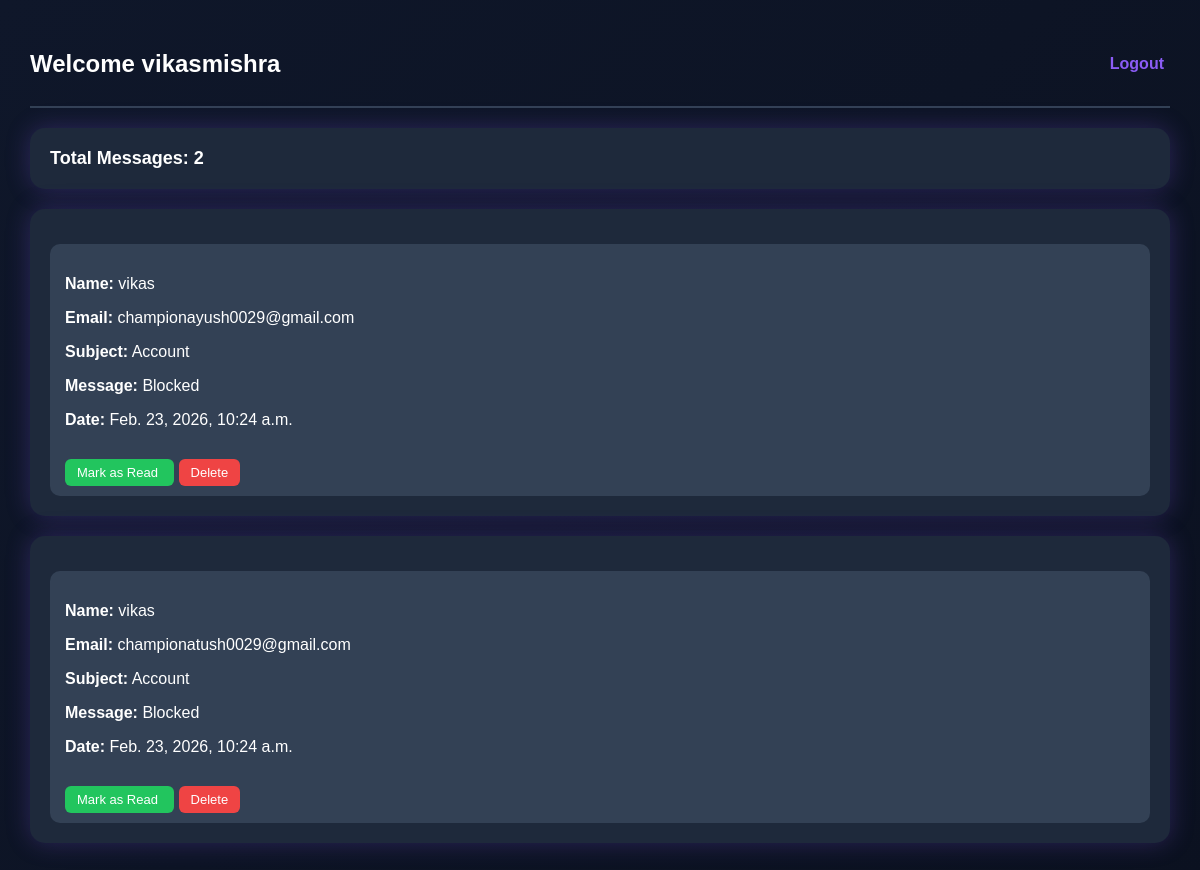
The page /dashboard/ (signed in) on the database its author committed.
### contact/models.py (models this page shows, shortened)
class Contact(models.Model):
    name = models.CharField(max_length=100)
    email = models.EmailField()
    subject = models.CharField(max_length=200)
    message = models.TextField()
    is_read = models.BooleanField(default=False)   # new
    created_at = models.DateTimeField(auto_now_add=True)  # new

### contact/views.py (the view)
# urls.py: path('dashboard/', views.dashboard, name='dashboard'),
@login_required
def dashboard(request):
    messages_data = Contact.objects.all().order_by('-created_at')
    total_messages = messages_data.count()
    return render(request, "dashboard.html", {
        "messages": messages_data,
        "total_messages": total_messages
    })

### templates/dashboard.html (shortened to what this page needs)
<!DOCTYPE html>
<html>
<head>
</head>
<body>
<div class="header">
    <h2>Welcome {{ request.user.username }}</h2>
    <form method="POST" action="{% url 'logout' %}">
        <button type="submit" class="logout">Logout</button>
    </form>
</div>
<hr>
<div class="card">
    <div class="analytics">
        Total Messages: {{ total_messages }}
    </div>
</div>
{% for msg in messages %}
<div class="card">
    <div class="message">
        <p><strong>Name:</strong> {{ msg.name }}</p>
        <p><strong>Email:</strong> {{ msg.email }}</p>
        <p><strong>Subject:</strong> {{ msg.subject }}</p>
        <p><strong>Message:</strong> {{ msg.message }}</p>
        <p><strong>Date:</strong> {{ msg.created_at }}</p>
        <br>
        <a href="{% url 'mark_read' msg.id %}" class="btn read-btn">
            Mark as Read
        </a>
        <a href="{% url 'delete_message' msg.id %}" class="btn delete-btn">
            Delete
        </a>
    </div>
</div>
{% empty %}
<div class="card">
    <p>No messages yet.</p>
</div>
{% endfor %}
</body>
</html>

### templates/dashboard.html (style rules this page uses)
body { margin: 0; font-family: 'Poppins', sans-serif; background: linear-gradient(135deg, #0f172a, #0b1120); color: white; padding: 30px; }
.header { display: flex; justify-content: space-between; align-items: center; }
.logout { color: #8b5cf6; font-weight: bold; background: none; border: none; cursor: pointer; font-size: 16px; }
.card { background: #1e293b; padding: 20px; border-radius: 15px; margin: 20px 0; box-shadow: 0 0 25px rgba(139, 92, 246, 0.25); }
.analytics { font-size: 18px; font-weight: bold; }
.message { background: #334155; padding: 15px; border-radius: 10px; margin-top: 15px; }
.btn { padding: 6px 12px; border-radius: 6px; text-decoration: none; font-size: 13px; margin-right: 5px; color: white; }
.read-btn { background: #22c55e; }
.delete-btn { background: #ef4444; }
hr { border: 1px solid #334155; }

### rows shown on the page
Contact: name "vikas", email "championayush0029@gmail.com", subject "Account", message "Blocked", created_at "Feb. 23, 2026, 10:24 a.m."
Contact: name "vikas", email "championatush0029@gmail.com", subject "Account", message "Blocked", created_at "Feb. 23, 2026, 10:24 a.m."

### other values the page prints
{{ request.user.username }} "vikasmishra"
{{ total_messages }} "2"
